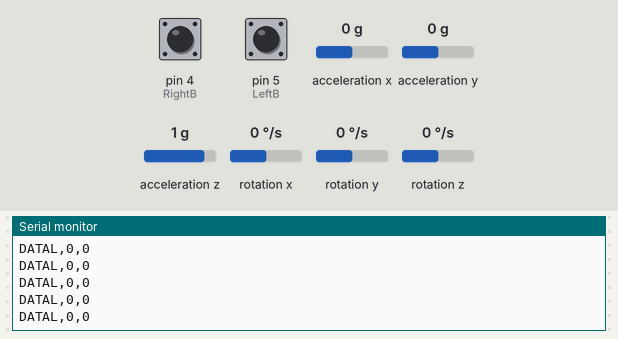
A sketch run on a simulated Arduino Uno, built with avr-gcc and run on an emulated ATmega328P. Shown: the last lines printed to the serial monitor. The inputs (shaded band) are chosen by the test bench; at power-on: pin 4 (RightB) HIGH, pin 5 (LeftB) HIGH, acceleration x 0 g, acceleration y 0 g, acceleration z 1 g, rotation x 0 °/s, rotation y 0 °/s, rotation z 0 °/s. No radio packets arrive unless stated.

Above: at 3.2 s.
3.3 s: pin 4 (RightB) pulled LOW for 0.15 s
At 3.42 s:
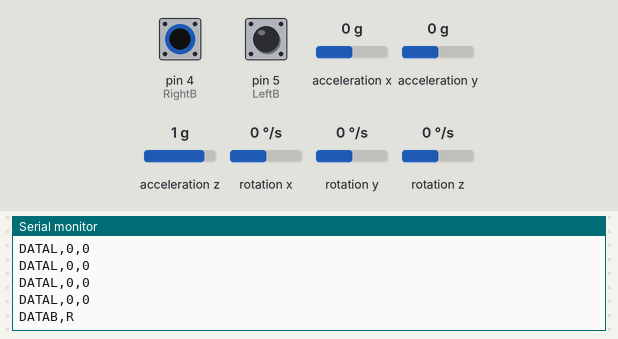
5.0 s: pin 5 (LeftB) pulled LOW for 0.15 s
6.7 s: acceleration x set to 0.8 g
At 7.6 s:
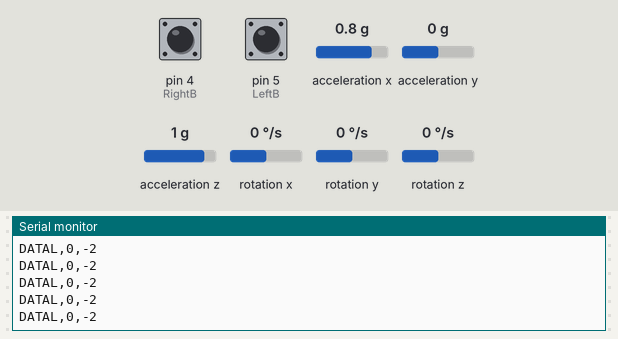
9.7 s: acceleration x set to -1.4 g
At 10.3 s:
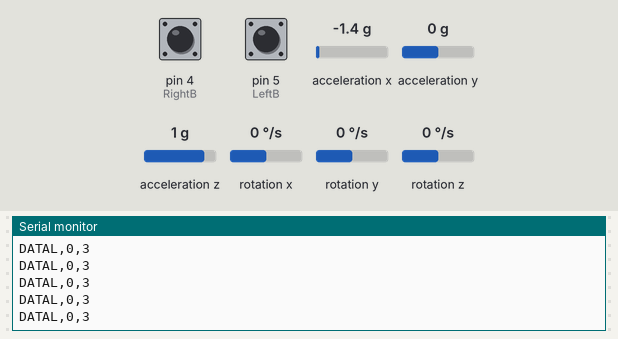
12.7 s: acceleration y set to -1.4 g
At 13.6 s:
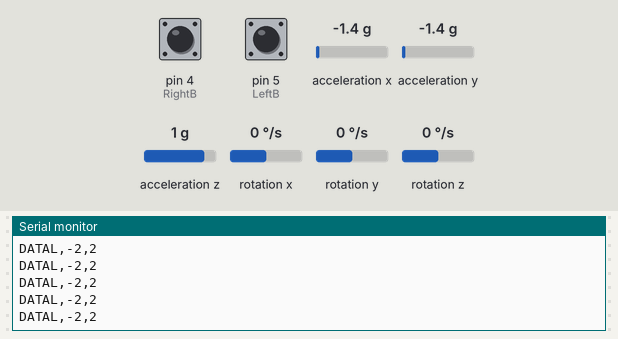
15.7 s: pin 4 (RightB) pulled LOW for 1 s
At 15.81 s:
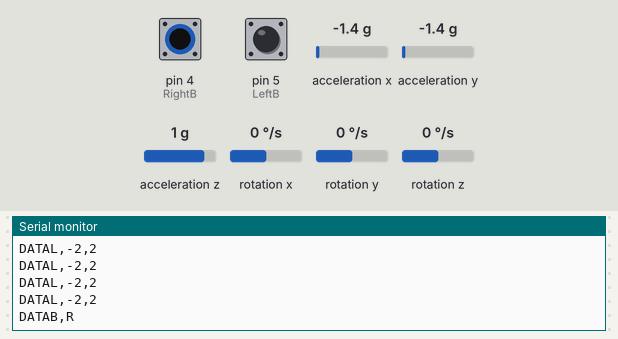
Timing chart, 0 to 18.7 s (numbered marks = the images above; inputs shaded):
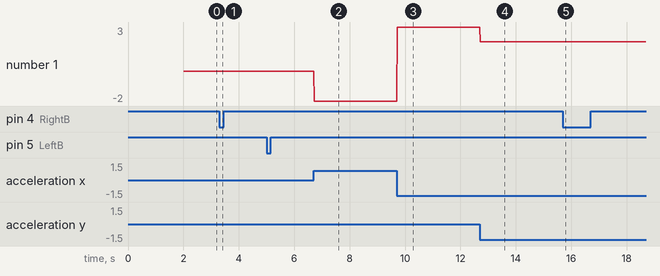

Measured:
- after the input at 3.3 s, the serial monitor: prints a new line after 0.11 s (image 1)
- after the input at 6.7 s, the serial monitor: prints a new line at once (image 2)
- after the input at 9.7 s, the serial monitor: prints a new line at once (image 3)
- after the input at 12.7 s, the serial monitor: prints a new line at once (image 4)
- after the input at 15.7 s, the serial monitor: prints a new line after 0.10 s (image 5)
- plotted number 1: 0 → -2 after the input at 6.7 s, -2 → 3 after the input at 9.7 s, 3 → 2 after the input at 12.7 s

The sketch:

Transmitter.ino
```cpp
// (licence header left out)
#include "Wire.h"
#include <MPU6050_light.h>
#include <SPI.h>
#include <nRF24L01.h>
#include <RF24.h>
RF24 radio(7, 10); // CE, CSN
const byte address[6] = "00001";

#define LeftB     5                                           // Left Button Pin
#define RightB    4                                           // Right Button Pin
#define MouseB    6                                           // Mouse Enable Button Pin

MPU6050 mpu(Wire);
unsigned long timer = 0;
int x=0,y=0;

void setup() {
  Serial.begin(9600);
   radio.begin();
    radio.openWritingPipe(address);
    radio.setPALevel(RF24_PA_MIN);
    radio.stopListening();
     pinMode(LeftB,INPUT_PULLUP);                                       // Setting Pinmode for all three buttons as INPUT
    pinMode(RightB,INPUT_PULLUP);
  Wire.begin();

  byte status = mpu.begin();
  Serial.print(F("MPU6050 status: "));
  Serial.println(status);
  while(status!=0){ } // stop everything if could not connect to MPU6050

  Serial.println(F("Calculating offsets, do not move MPU6050"));
  delay(1000);
  // mpu.upsideDownMounting = true; // uncomment this line if the MPU6050 is mounted upside-down
  mpu.calcOffsets(); // gyro and accelero
  Serial.println("Done!\n");
}

void loop() {
  mpu.update();


  x=mpu.getAngleX()/16;
  y=mpu.getAngleY()/16;
  if((millis()-timer)>10){ // print data every 10ms
  //Serial.print("X : ");
  //Serial.print(mpu.getAngleX());
  //Serial.print("\tY : ");
  //Serial.println(mpu.getAngleY());

  //String val1 = String("DATAL,"+String(mpu.getAngleX())+','+String(mpu.getAngleY()));
  String val1 = String("DATAL,"+String(x)+','+String(y));
  const char text[64];
    val1.toCharArray(text, 64);
    Serial.println(val1);
    radio.write(&text, sizeof(text));
    if(digitalRead(LeftB) == LOW){                                   // Checks if Left Mouse Button is pushed
        delay(100);                                                     // Debounce delay
        Serial.println("DATAB,L");                                      // Sends "L" stating the left button is pressed with the identifier "DATAB"
        String val2 = String("DATAB,L");
        const char text[64];
        val2.toCharArray(text, 64);
        radio.write(&text, sizeof(text));
    }
    if(digitalRead(RightB) == LOW){                                  // Checks if Right Enabled Button is pushed
        delay(100);                                                     // Debounce delay
        Serial.println("DATAB,R");                                      // Sends "L" stating the left button is pressed with the identifier "DATAB"
        String val2 = String("DATAB,R");
        const char text[64];
        val2.toCharArray(text, 64);
        radio.write(&text, sizeof(text));
    }
    delay(5);
  timer = millis();
  }
}
```
